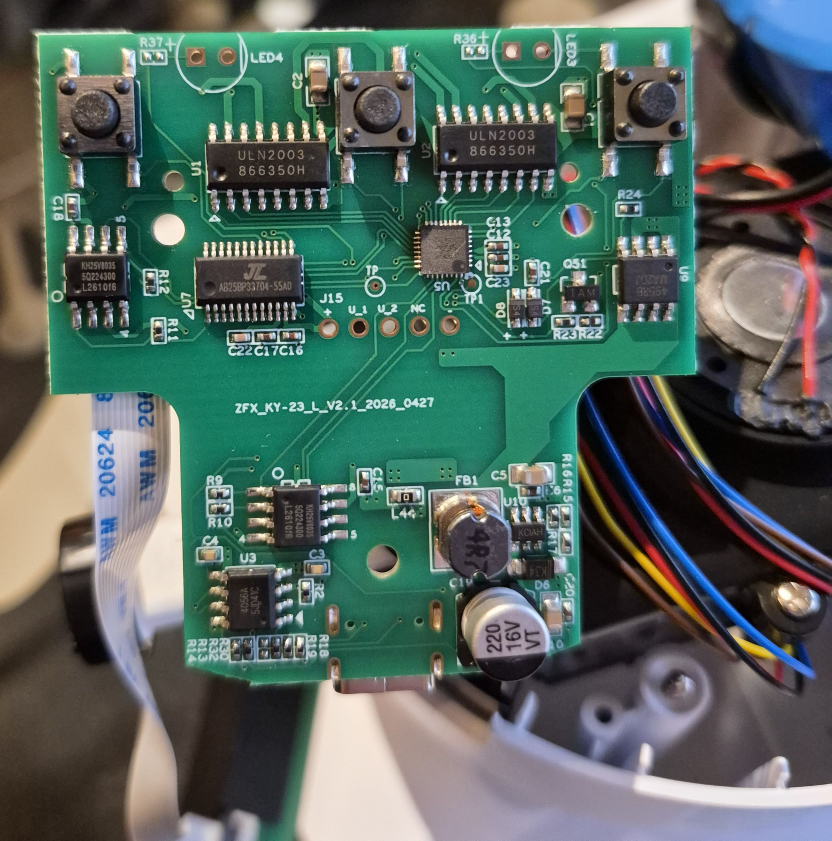
#> input picture high-res.jpg, 2496 x 2521 px, found by its file name (shown at 1/3 size)
$ python make_crops.py
#> lines starting #> are read from the running program, lines starting #| are printed output that depends on the picture
"""Generate upscaled crops of the hardware photos so small markings are legible.

Usage:  python tools/make_crops.py
Output: docs/derived/*.jpg   (regenerated from the originals, safe to delete)

Boxes are fractions of the (possibly rotated) source image: (left, top, right,
bottom).  ``rot`` rotates the source counter-clockwise before cropping, which is
handy for the phone photos that were taken with the board on its side.
"""
import subprocess
from pathlib import Path

from PIL import Image

ROOT = Path(__file__).resolve().parent.parent
OUT = ROOT / "docs" / "derived"
MAX_SIDE = 1100

# The product/app photo only exists as AVIF; ffmpeg decodes it for us.
AVIF_SRC = ROOT / "H10fc1b163d32467e8d186d39c303fd60A.avif"
AVIF_JPG = OUT / "app-photo.jpg"

# (name, source, (l, t, r, b), zoom, rotation)
CROPS = [
    # ---------- main PCB, component side (high-res.jpg, 2496x2521) ----------
    ("pcb_flash_and_jl", "high-res.jpg", (0.05, 0.24, 0.38, 0.42), 1.6, 0),
    ("pcb_jl_pins", "high-res.jpg", (0.22, 0.26, 0.40, 0.40), 3.0, 0),
    ("pcb_uln_left", "high-res.jpg", (0.22, 0.14, 0.42, 0.27), 2.5, 0),
    ("pcb_qfn_u5", "high-res.jpg", (0.44, 0.24, 0.62, 0.38), 3.0, 0),
    ("pcb_right_chips", "high-res.jpg", (0.62, 0.26, 0.86, 0.42), 2.5, 0),
    ("pcb_power_left", "high-res.jpg", (0.23, 0.55, 0.45, 0.82), 1.8, 0),
    ("pcb_power_right", "high-res.jpg", (0.44, 0.53, 0.72, 0.83), 1.8, 0),
    ("pcb_fpc_and_text", "high-res.jpg", (0.08, 0.45, 0.55, 0.60), 1.0, 0),
    ("pcb_buttons_left", "high-res.jpg", (0.10, 0.00, 0.45, 0.15), 1.3, 0),
    ("pcb_buttons_right", "high-res.jpg", (0.50, 0.00, 0.90, 0.15), 1.2, 0),
    # ---------- installed board, connectors + wires ----------
    # 20261028_195308 is still stored with the board on its side -> rot 90 (CCW)
    # makes the Chinese labels readable.  20261028_195243 is already upright.
    ("connector_labels", "20261028_195308.jpg", (0.32, 0.22, 0.55, 0.95), 3.0, 0),
    ("board_in_shell", "20261028_195308.jpg", (0.00, 0.22, 1.00, 0.98), 1.0, 90),
    ("connector_row", "20261028_195243.jpg", (0.12, 0.00, 1.00, 0.44), 1.5, 0),
    ("usb_and_fpc", "20261028_195243.jpg", (0.42, 0.26, 1.00, 1.00), 1.6, 0),
    ("label_plate", "20261028_195128.jpg", (0.10, 0.18, 0.90, 0.72), 1.6, 0),
    # ---------- product photo (catalog render) ----------
    # (product_hero is what the README shows at the top - tight crop around the
    #  machine so it still reads at a small display width.)
    ("product_hero", str(AVIF_JPG), (0.26, 0.28, 0.90, 0.94), 1.0, 0),
    ("product_arms", str(AVIF_JPG), (0.10, 0.15, 0.95, 0.75), 1.2, 0),
    ("product_head", str(AVIF_JPG), (0.25, 0.20, 0.70, 0.50), 1.8, 0),
]


def prepare_avif() -> None:
    """Decode the AVIF product render once (Pillow has no AVIF decoder here)."""
    if AVIF_JPG.exists():
        return
    OUT.mkdir(parents=True, exist_ok=True)
    try:
        subprocess.run(
            ["ffmpeg", "-y", "-loglevel", "error", "-i", str(AVIF_SRC), str(AVIF_JPG)],
            check=True,
        )
    except FileNotFoundError as exc:
        raise SystemExit(
            "ffmpeg is needed to decode the AVIF product photo; install it and "
            "make sure it is on PATH."
        ) from exc


def main() -> None:
    OUT.mkdir(parents=True, exist_ok=True)
    prepare_avif()
    for name, src, (l, t, r, b), zoom, rot in CROPS:
        path = Path(src)
        if not path.exists():
            print(f"skip (missing): {src}")
            continue
        im = Image.open(path).convert("RGB")
#> im is the input picture: PIL image 2496x2521 RGB; mean R, G, B 84.8, 103.3, 95.5
        if rot:
            im = im.rotate(rot, expand=True)
        w, h = im.size
#> w = 2496; h = 2521
        crop = im.crop((int(l * w), int(t * h), int(r * w), int(b * h)))
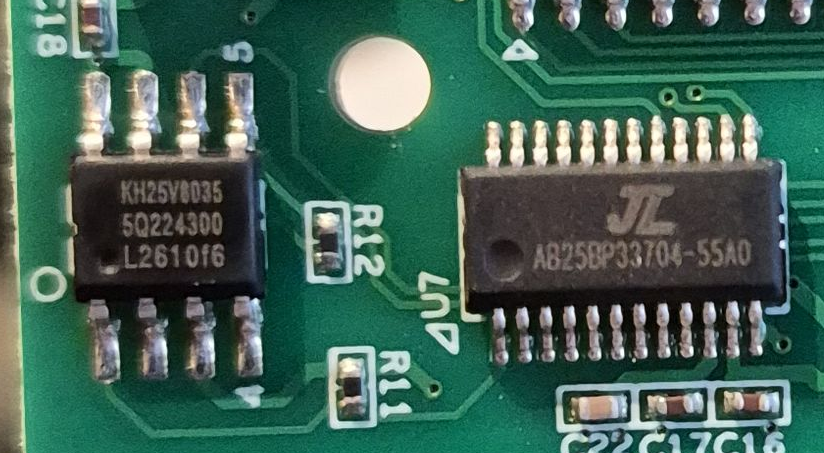
#> crop: PIL image 824x453 RGB; mean R, G, B 63.6, 98.6, 85
        if zoom != 1.0:
            crop = crop.resize(
                (int(crop.width * zoom), int(crop.height * zoom)), Image.LANCZOS
            )
#> crop: PIL image 1318x724 RGB
        if max(crop.size) > MAX_SIDE:
            crop.thumbnail((MAX_SIDE, MAX_SIDE), Image.LANCZOS)
#> crop: PIL image 1100x604 RGB
        dest = OUT / f"{name}.jpg"
        crop.save(dest, quality=88)
        print(f"{dest.relative_to(ROOT)}  {crop.size}")
#| docs/derived/pcb_flash_and_jl.jpg  (1100, 604)


if __name__ == "__main__":
    main()
